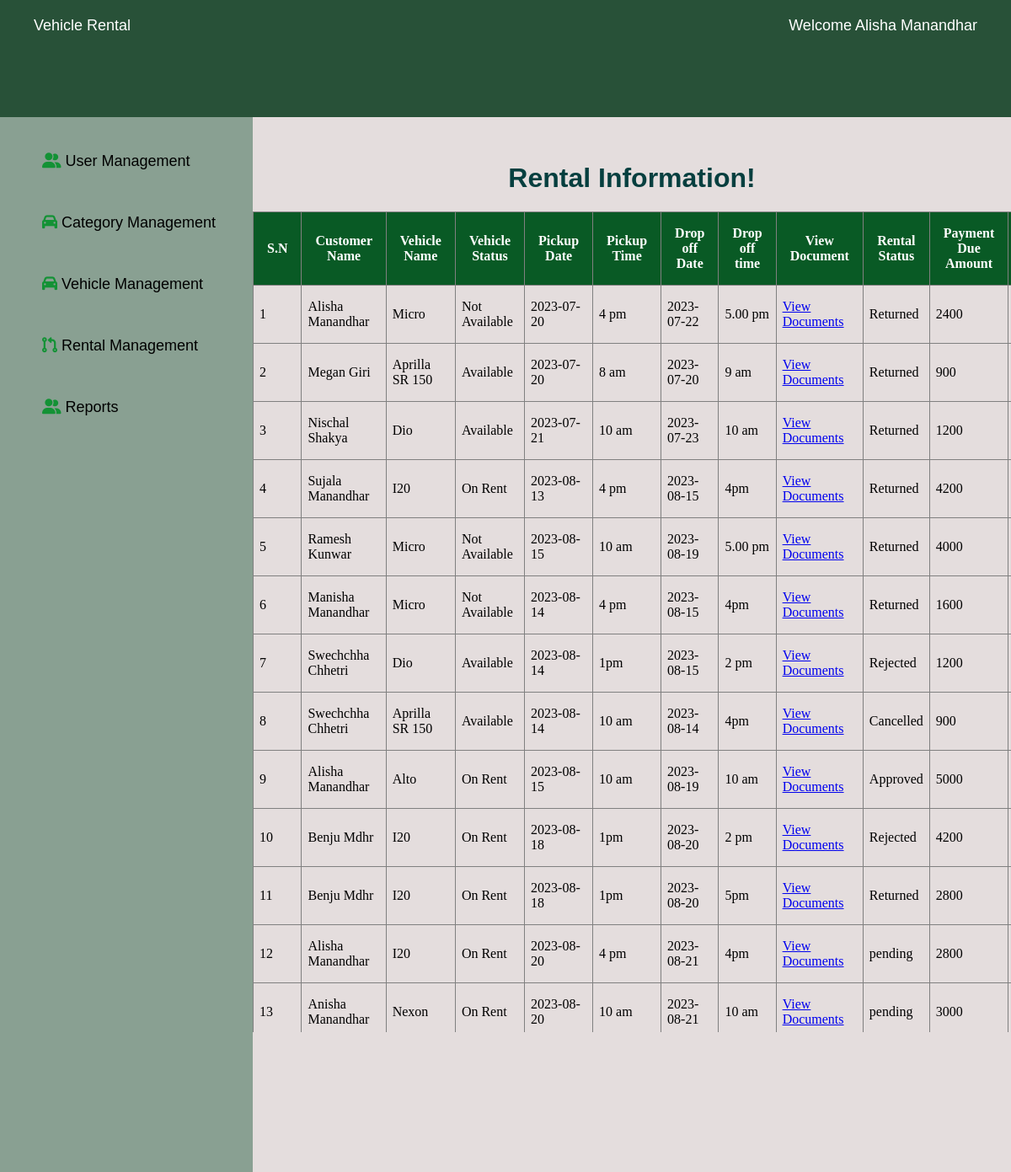
The page /frontend/pages/rentalmgmnt_admin.php (signed in) on the database its author committed.
### tables this page shows
CREATE TABLE `rent` (
  `rental_id` int(11) NOT NULL,
  `rental_status` varchar(255) DEFAULT NULL,
  `start_date` varchar(255) DEFAULT NULL,
  `end_date` varchar(255) DEFAULT NULL,
  `customer_id` int(11) DEFAULT NULL,
  `vehicle_id` int(11) DEFAULT NULL,
  `terms_condition` varchar(255) DEFAULT NULL,
  `pickup_time` varchar(255) DEFAULT NULL,
  `dropoff_time` varchar(255) DEFAULT NULL,
  `payment_id` int(11) DEFAULT NULL,
  `file_uoloads` varchar(255) DEFAULT NULL
);

CREATE TABLE `customer` (
  `customer_id` int(11) NOT NULL,
  `customer_name` varchar(255) DEFAULT NULL,
  `customer_contact` bigint(20) DEFAULT NULL,
  `customer_email` varchar(255) DEFAULT NULL,
  `customer_address` varchar(255) DEFAULT NULL,
  `password` varchar(255) DEFAULT NULL
);

CREATE TABLE `vehicle` (
  `vehicle_id` int(11) NOT NULL,
  `vehicle_name` varchar(255) DEFAULT NULL,
  `vehicle_status` varchar(255) DEFAULT NULL,
  `hourly_rate` int(11) DEFAULT NULL,
  `vehicle_brand` varchar(255) DEFAULT NULL,
  `color` varchar(255) DEFAULT NULL,
  `vehicle_condition` varchar(255) DEFAULT NULL,
  `vehicle_image` varchar(255) DEFAULT NULL,
  `category_id` int(11) NOT NULL
);

CREATE TABLE `payment` (
  `payment_id` int(11) NOT NULL,
  `payment_type` varchar(255) DEFAULT NULL,
  `payment_status` varchar(255) DEFAULT NULL,
  `payment_amount` bigint(20) DEFAULT NULL
);

### backend/functions/showRentalDetails.php (called while the page is built)
<?php
include "../../backend/config.php";
$sql = "Select * from rent join customer on rent.customer_id = customer.customer_id join vehicle on vehicle.vehicle_id = rent.vehicle_id join payment on payment.payment_id=rent.payment_id order by rental_id asc";
$result = mysqli_query($conn,$sql);
?>

### frontend/pages/rentalmgmnt_admin.php (the view, shortened to what this page needs)
<!DOCTYPE html>
<html lang="en">
<head>
    <link rel="stylesheet" href="../assets/css/vehiclemngmnt.css?v=1">
    <link rel="stylesheet" href=//cdnjs.cloudflare.com/ajax/libs/font-awesome/6.4.0/css/all.min.css>
</head>
<body>
    <div class="admin-dashboard-header">
        <div class="page-heading">
        <a href="admin_dashboard.php" class="vr">Vehicle Rental</a>
        </div>
        <div class="greet-section">
            Welcome <?php echo($_SESSION['admin_name']) ?>
        </div>
    </div>
    <div class="admin-main">
        <div class="left-section">
            <ul class="nav">
                <li>
                    <a href="usermanagement.php">
                        <i class="fa-solid fa-user-group" style="color: #139235;"></i>
                        User Management
                    </a>
                </li>
                <li>
                    <a href="category.php">
                        <i class="fa-solid fa-car" style="color: #139235;"></i>
                        Category Management
                    </a>
                </li>
                <li>
                    <a href="vehiclemngmnt.php">
                        <i class="fa-solid fa-car" style="color: #139235;"></i>
                        Vehicle Management
                    </a>
                </li>
                <li>
                    <a href="#">
                        <i class="fa-solid fa-code-pull-request" style="color: #139235;"></i>
                        Rental Management
                    </a>
                </li>
                <li>
                    <a href="report.php">
                        <i class="fa-solid fa-user-group" style="color: #139235;"></i>
                        Reports
                    </a>
                </li>
            </ul>
        </div>
        <div class="right-section" style="height: 80vh;">
            <h1 class="vtext">Rental Information!</h1>
            <center>
                <div class="tab" style="height:70vh;">
                    <table border="1">
                 <tr>
                        <th>S.N</th>
                        <th>Customer Name</th>
                        <th>Vehicle Name</th>
                        <th>Vehicle Status</th>
                        <th>Pickup Date</th>
                        <th>Pickup Time</th>
                        <th>Drop off Date</th>
                        <th>Drop off time</th>
                        <th>View Document</th>
                        <th>Rental Status</th>
                        <th>Payment Due Amount</th>
                        <th>Payment Status</th>
                    </tr>
                    <?php
                    include '../../backend/functions/showRentalDetails.php';
                    $i=1;
                    while($row=mysqli_fetch_assoc($result)){?>
                    <?php
                    $rental_id = $row['rental_id'];
                    ?>
                    <tr>
                        <td><?php echo $i ?></td>
                        <td><?php echo $row['customer_name'] ?></td>
                        <td><?php echo $row['vehicle_name']?></td>
                        <td><?php echo $row['vehicle_status']?></td>
                        <td><?php echo $row['start_date'] ?></td>
                        <td><?php echo $row['pickup_time'] ?></td>
                        <td><?php echo $row['end_date']   ?></td>
                        <td><?php echo $row['dropoff_time'] ?></td>
                        <td><a href="showdocument.php?license=<?php echo($rental_id)?>"> View Documents</a>
                        </td>
                        <td><?php echo $row['rental_status'] ?></td>
                        <td><?php echo $row['payment_amount']  ?></td>
                        <td><?php echo $row['payment_status'] ?></td>
                    </tr>
                    <?php
                    $i++;
                    }?>
                    </table>
            </center>
        </div>
</body>
</html>

### frontend/assets/css/vehiclemngmnt.css (style rules this page uses)
body { background-color: rgb(228, 221, 221); margin: 0px; padding: 0px; }
.admin-main { width: 100%; height: 80vh; display: flex; }
.left-section { width: 25%; height: 90vh; background-color: rgb(137, 160, 146); }
.admin-dashboard-header { width: 100%; height: 10vh; background-color:rgb(40, 81, 56) ; display: flex; justify-content: space-between; }
.nav { list-style: none; }
.nav li { margin-top:2rem; padding: 10px; }
.nav li a { font-family: sans-serif; text-decoration: none; color: black; font-size: 18px; }
h1 { text-align: center; font: sans-serif; color: rgb(6, 63, 63); }
table { border-collapse: collapse; width: 95%; }
th { padding: 1rem; background-color: rgb(9, 90, 37); color: white; }
.page-heading { color: #FFFFFF; font-family: sans-serif; font-size: 18px; padding: 20px; padding-left: 40px; }
.page-heading a { color: white; text-decoration: none; }
.greet-section { color: #FFFFFF; font-family: sans-serif; font-size: 18px; padding: 20px; float: right; padding-right: 40px; }
.right-section { width: 75%; height: 40vh; justify-content: space-around; flex-wrap: wrap; margin-top: 2rem; }
.vtext { font-family: sans-serif; }
td { padding: 7px; }
.tab { overflow-y: scroll; border: 1px solid black; height: 50vh; border: none; }

### rows shown on the page
rent: customer.customer_name "Alisha Manandhar", vehicle.vehicle_name "Micro", vehicle.vehicle_status "Not Available", start_date "2023-07-20", pickup_time "4 pm", end_date "2023-07-22", dropoff_time "5.00 pm", rental_status "Returned", payment.payment_amount "2400"
rent: customer.customer_name "Megan Giri", vehicle.vehicle_name "Aprilla SR 150", vehicle.vehicle_status "Available", start_date "2023-07-20", pickup_time "8 am", end_date "2023-07-20", dropoff_time "9 am", rental_status "Returned", payment.payment_amount "900"
rent: customer.customer_name "Nischal Shakya", vehicle.vehicle_name "Dio", vehicle.vehicle_status "Available", start_date "2023-07-21", pickup_time "10 am", end_date "2023-07-23", dropoff_time "10 am", rental_status "Returned", payment.payment_amount "1200"
rent: customer.customer_name "Sujala Manandhar", vehicle.vehicle_name "I20", vehicle.vehicle_status "On Rent", start_date "2023-08-13", pickup_time "4 pm", end_date "2023-08-15", dropoff_time "4pm", rental_status "Returned", payment.payment_amount "4200"
rent: customer.customer_name "Ramesh Kunwar", vehicle.vehicle_name "Micro", vehicle.vehicle_status "Not Available", start_date "2023-08-15", pickup_time "10 am", end_date "2023-08-19", dropoff_time "5.00 pm", rental_status "Returned", payment.payment_amount "4000"
rent: customer.customer_name "Manisha Manandhar", vehicle.vehicle_name "Micro", vehicle.vehicle_status "Not Available", start_date "2023-08-14", pickup_time "4 pm", end_date "2023-08-15", dropoff_time "4pm", rental_status "Returned", payment.payment_amount "1600"
rent: customer.customer_name "Swechchha Chhetri", vehicle.vehicle_name "Dio", vehicle.vehicle_status "Available", start_date "2023-08-14", pickup_time "1pm", end_date "2023-08-15", dropoff_time "2 pm", rental_status "Rejected", payment.payment_amount "1200"
rent: customer.customer_name "Swechchha Chhetri", vehicle.vehicle_name "Aprilla SR 150", vehicle.vehicle_status "Available", start_date "2023-08-14", pickup_time "10 am", end_date "2023-08-14", dropoff_time "4pm", rental_status "Cancelled", payment.payment_amount "900"
rent: customer.customer_name "Alisha Manandhar", vehicle.vehicle_name "Alto", vehicle.vehicle_status "On Rent", start_date "2023-08-15", pickup_time "10 am", end_date "2023-08-19", dropoff_time "10 am", rental_status "Approved", payment.payment_amount "5000"
rent: customer.customer_name "Benju Mdhr", vehicle.vehicle_name "I20", vehicle.vehicle_status "On Rent", start_date "2023-08-18", pickup_time "1pm", end_date "2023-08-20", dropoff_time "2 pm", rental_status "Rejected", payment.payment_amount "4200"
rent: customer.customer_name "Benju Mdhr", vehicle.vehicle_name "I20", vehicle.vehicle_status "On Rent", start_date "2023-08-18", pickup_time "1pm", end_date "2023-08-20", dropoff_time "5pm", rental_status "Returned", payment.payment_amount "2800"
rent: customer.customer_name "Alisha Manandhar", vehicle.vehicle_name "I20", vehicle.vehicle_status "On Rent", start_date "2023-08-20", pickup_time "4 pm", end_date "2023-08-21", dropoff_time "4pm", rental_status "pending", payment.payment_amount "2800"
rent: customer.customer_name "Anisha Manandhar", vehicle.vehicle_name "Nexon", vehicle.vehicle_status "On Rent", start_date "2023-08-20", pickup_time "10 am", end_date "2023-08-21", dropoff_time "10 am", rental_status "pending", payment.payment_amount "3000"

### other values the page prints
$_SESSION['admin_name'] "Alisha Manandhar"
